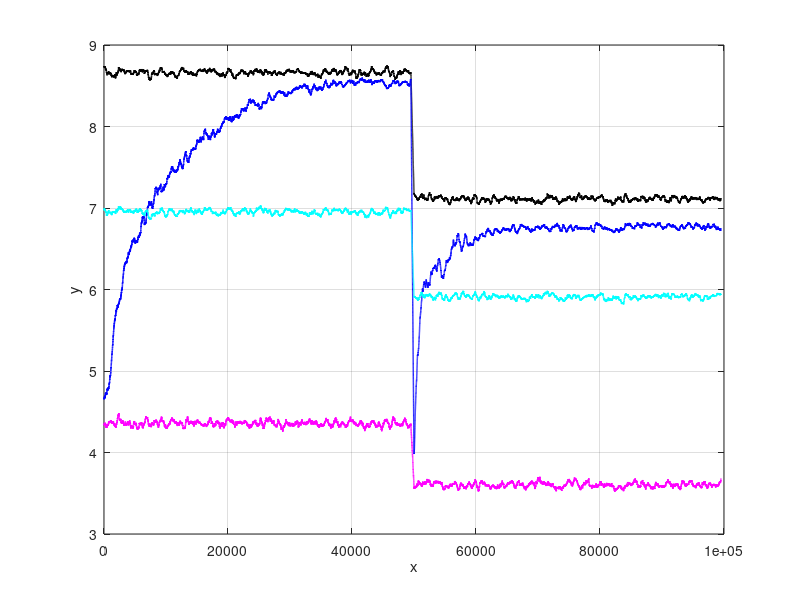

Here is the MATLAB script that generated this plot:
clear;clc;
set(0,'defaultfigurecolor','w');
load('fp_performance.mat');
load('greedy_performance.mat');
load('random_performance.mat');
load('drl_performance.mat');
plot(fp_performance,'k','LineWidth',1)
hold on
plot(drl_performance,'b','LineWidth',1)
plot(greedy_performance,'c','LineWidth',1)
plot(random_performance,'m','LineWidth',1)
xlabel('x')
ylabel('y')
grid on